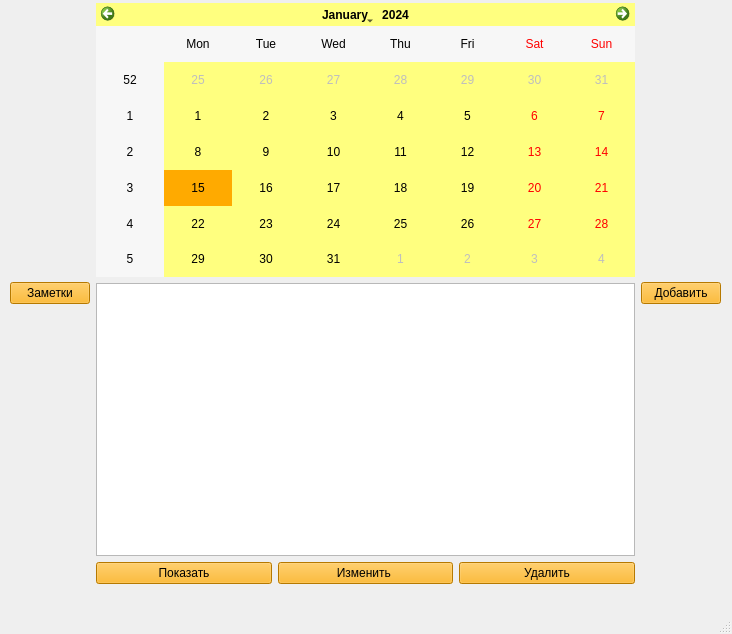
<?xml version="1.0" encoding="UTF-8"?>
<ui version="4.0">
 <class>MainWindow</class>
 <widget class="QMainWindow" name="MainWindow">
  <property name="geometry">
   <rect>
    <x>0</x>
    <y>0</y>
    <width>732</width>
    <height>634</height>
   </rect>
  </property>
  <property name="windowTitle">
   <string>MainWindow</string>
  </property>
  <widget class="QWidget" name="centralwidget">
   <widget class="QWidget" name="horizontalLayoutWidget">
    <property name="geometry">
     <rect>
      <x>10</x>
      <y>3</y>
      <width>711</width>
      <height>581</height>
     </rect>
    </property>
    <layout class="QHBoxLayout" name="horizontalLayout">
     <item>
      <widget class="QPushButton" name="btn_zam">
       <property name="styleSheet">
        <string notr="true">background-color: rgb(255, 170, 0);</string>
       </property>
       <property name="text">
        <string>Заметки</string>
       </property>
      </widget>
     </item>
     <item>
      <layout class="QVBoxLayout" name="verticalLayout">
       <item>
        <widget class="QCalendarWidget" name="calendarWidget">
         <property name="styleSheet">
          <string notr="true">selection-color: rgb(0, 0, 0);
border-right-color: rgb(255, 85, 0);
selection-background-color: rgb(255, 170, 0);
background-color: rgb(255, 255, 127);</string>
         </property>
        </widget>
       </item>
       <item>
        <widget class="QListWidget" name="listWidget_dv"/>
       </item>
       <item>
        <layout class="QHBoxLayout" name="horizontalLayout_4">
         <item>
          <layout class="QHBoxLayout" name="horizontalLayout_3">
           <item>
            <widget class="QPushButton" name="btn_show">
             <property name="styleSheet">
              <string notr="true">background-color: rgb(255, 170, 0);</string>
             </property>
             <property name="text">
              <string>Показать</string>
             </property>
            </widget>
           </item>
           <item>
            <widget class="QPushButton" name="btn_change">
             <property name="styleSheet">
              <string notr="true">background-color: rgb(255, 170, 0);</string>
             </property>
             <property name="text">
              <string>Изменить </string>
             </property>
            </widget>
           </item>
           <item>
            <widget class="QPushButton" name="btn_dv_del">
             <property name="styleSheet">
              <string notr="true">background-color: rgb(255, 170, 0);</string>
             </property>
             <property name="text">
              <string>Удалить</string>
             </property>
            </widget>
           </item>
          </layout>
         </item>
        </layout>
       </item>
       <item>
        <layout class="QHBoxLayout" name="horizontalLayout_2"/>
       </item>
      </layout>
     </item>
     <item>
      <widget class="QPushButton" name="btn_calendar">
       <property name="styleSheet">
        <string notr="true">background-color: rgb(255, 170, 0);</string>
       </property>
       <property name="text">
        <string>Добавить</string>
       </property>
      </widget>
     </item>
    </layout>
   </widget>
  </widget>
  <widget class="QMenuBar" name="menubar">
   <property name="geometry">
    <rect>
     <x>0</x>
     <y>0</y>
     <width>732</width>
     <height>21</height>
    </rect>
   </property>
  </widget>
  <widget class="QStatusBar" name="statusbar"/>
 </widget>
 <resources/>
 <connections/>
</ui>
